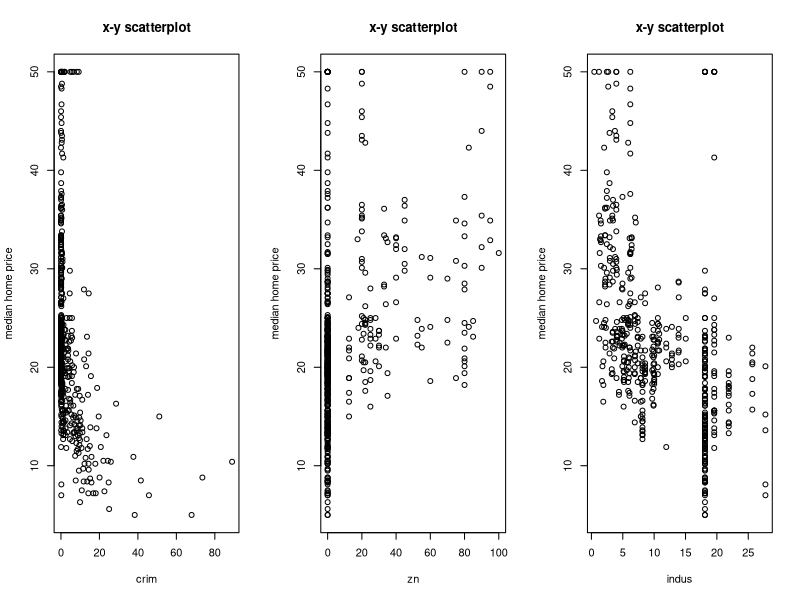
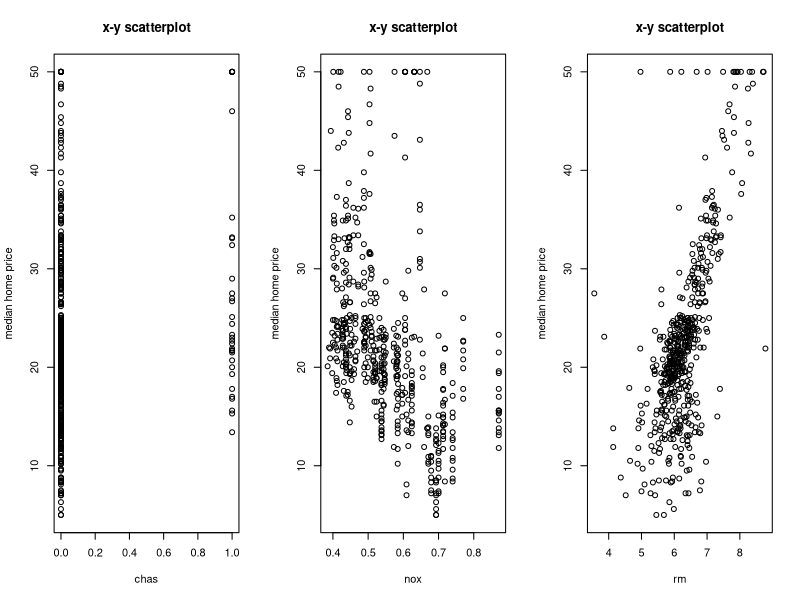

These figures' R source, in order: (Note: this script raises an error after producing the figures.)
library(MASS)
help("Boston")
data.h <- Boston

#let's explore a bit
str(data.h)
summary(data.h)
x <- data.h[,1:13]
y <- data.h[,14]

# linearity: scatterplots and correlations
par(mfrow=c(1,3))
for (j in 1:3){
  plot(x[,j],y,xlab=names(x)[j],ylab="median home price",
       main="x-y scatterplot")
}

# log transform
x.t <- x
x.t[,1] <- log(x[,1])

par(mfrow=c(1,3))
for (j in 4:6){
  plot(x.t[,j],y,xlab=names(x)[j],ylab="median home price",
       main="x-y scatterplot")
}

a <- cor(x.t,y)
round(a,2)

# simple lin reg model
fit1 <- lm(y~x.t$lstat)
fit1
summary(fit1)

fit2 <- lm( y ~ x.t$crim )
fit2
summary(fit2)

fit3 <- lm( y ~ x.t$lstat + x.t$crim + x.t$rm )
fit3
summary(fit3)

cor( x.t$crim, x.t$lstat )

##### continuing from Day 11 #####
anova(fit1, fit3) #fit1 or fit3?
anova(fit2, fit3) #fit2 or fit3?

##### interactions #####
fit3.5 <- lm( y ~ x.t$lstat*x.t$rm)
fit3.5
summary(fit3.5)

#let us put all features in the model
data.ht <- cbind(y, x.t)
fit4 <- lm( y ~ . , data.ht) # notice the syntax
summary(fit4)

# prediction using model 4
new.df <- data.frame(colMeans(x.t))
predict(fit4, new.df)


# model selection
fit0 <- lm(y~1,data = data.ht)
foo <- stepAIC(fit0, direction = "both",scope=list(upper=fit4,lower=fit0))
foo$anova
formula(foo)

fit5 <- lm(formula(foo), data=data.ht)
fit5
summary(fit5)

##### diagnostics #####

# 0. x-y plots (done earlier)

# 1. Are residuals normally distributed?

res <- fit5$residuals
par(mfrow=c(1,1))
qqnorm(res) #quantile-quantile plot
qqline(res) #adds a line going through first and third quartile

# 2. Are residuals unrelated to x?

par(mfrow=c(2,2))
plot(x.t$lstat, res); abline(0,0)
plot(x.t$rm, res); abline(0,0)
plot(x.t$ptratio, res); abline(0,0)
plot(x.t$crim, res); abline(0,0)

# 3. Are residuals unrelated to fitted y values?

par(mfrow=c(1,1))
plot(predict(fit5), res); abline(0,0)

# 4. Leverage (influential points)
lev <- hat(model.matrix(fit5))
plot(lev)

# 5. Cook's distance (influential points)
cook <- cooks.distance(fit5)
plot(cook)

# 6. Plot of residuals against Leverage (influential points)
lev <- hat(model.matrix(fit5))
plot(lev, res)
